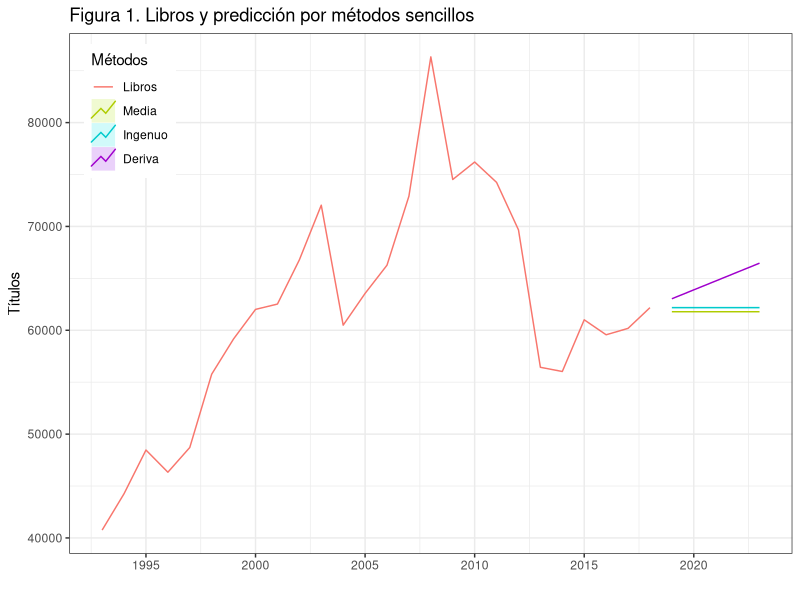
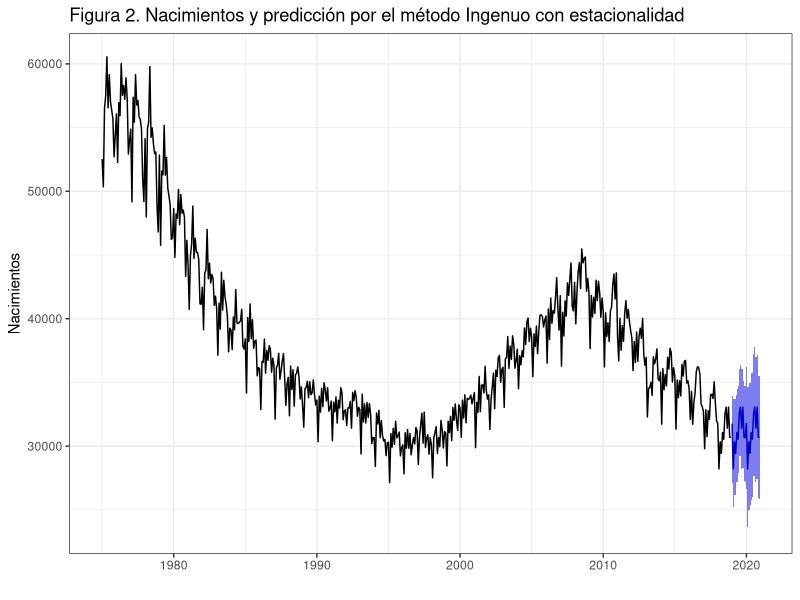
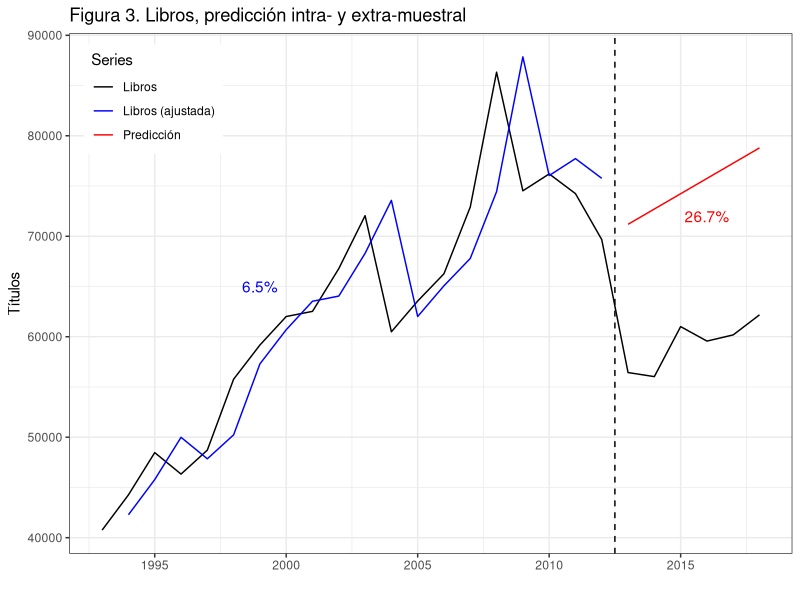
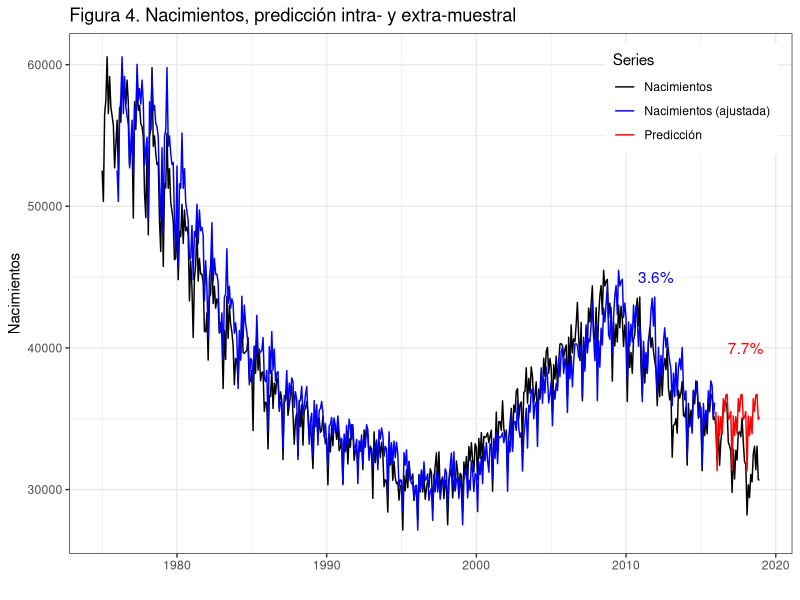
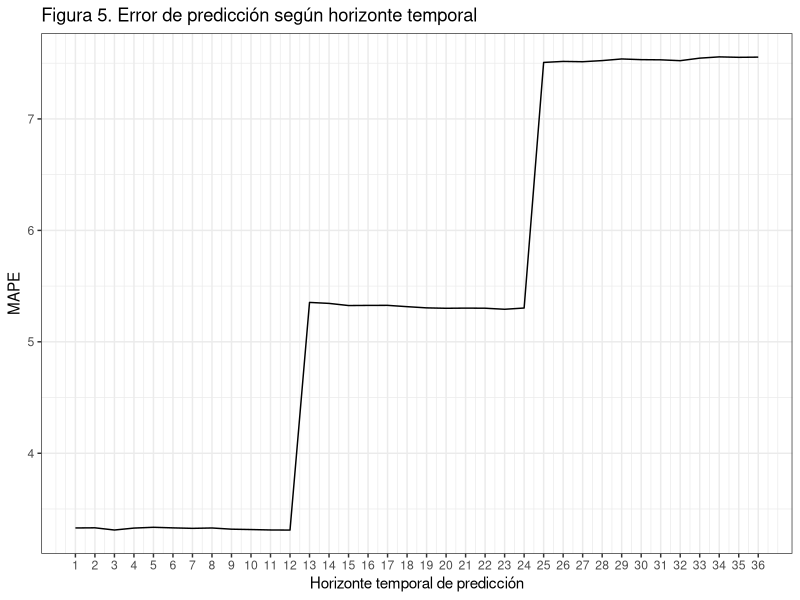

R code for these plots, in order:
## ---- chunk 1
knitr::opts_chunk$set(warning = FALSE, 
                      message = FALSE, 
                      comment = "",
                      fig.align = "center", 
                      fig.show = "hold",
                      fig.height = 4,
                      fig.width = 8,
                      out.width = "80%") 
## ---- chunk 2
options(scipen = 999) #- para quitar la notacion cientifica
## ---- chunk 3
library("RColorBrewer")
library(forecast)
library(ggplot2); theme_set(theme_bw())
library(gridExtra)
library(grid)
## ---- chunk 4
libros <- read.csv2("./series/libros.csv", header = TRUE)
libros <- ts(libros[ ,2], start = 1993, frequency  = 1)
## ---- chunk 5
mediaLibros <- meanf(libros, h = 5)
naiveLibros <- naive(libros, h = 5)
derivaLibros <- rwf(libros,  h = 5, drift = TRUE)
 
autoplot(libros, series = "Libros",
                xlab = "",
                ylab = "Títulos",
                main = "Figura 1. Libros y predicción por métodos sencillos") +
  autolayer(mediaLibros, series="Media", PI = FALSE) +
  autolayer(naiveLibros, series="Ingenuo", PI = FALSE) +
  autolayer(derivaLibros, series="Deriva", PI = FALSE) +
  scale_colour_discrete(limits=c("Libros", "Media", "Ingenuo", "Deriva")) +
  guides(colour = guide_legend(title = "Métodos")) + 
  theme(legend.position=c(0.02,0.98), legend.justification=c(0,1))
## ---- chunk 6
tmp <- rbind(
  accuracy(mediaLibros),
  accuracy(naiveLibros),
  accuracy(derivaLibros)
)
tmp <- round(tmp,2)
rownames(tmp) <- c("Media","Ingenuo I","Deriva")
tmp
## ---- chunk 7
nacimientos <- read.csv2("./series/nacimientos.csv", header = TRUE)
nacimientos <- ts(nacimientos[, 2],
                  start = c(1975, 1),
                  frequency = 12)

snaive.nacimientos <- snaive(nacimientos, h = 24, level = 95)
accuracy(snaive.nacimientos)

autoplot(snaive.nacimientos,
         xlab = "",
         ylab = "Nacimientos",
         main = "Figura 2. Nacimientos y predicción por el método Ingenuo con estacionalidad")
## ---- chunk 8
# Definimos las observaciones intra- y extra-muestrales
librosIntra <- subset(libros, end = length(libros) - 6)
librosExtra <- subset(libros, start = length(libros) - 5)

# Estimamos el modelo con todos los datos menos los 6 ultimos y
# predecimos los 7 años que hemos quitado de la serie 
librosExtraPre <- rwf(librosIntra,  h = 6, drift = TRUE)

# Vemos la calidad del ajuste. Primero la predicción y luego los datos reales
round(accuracy(librosExtraPre, librosExtra), 2)

error.muestral.1 <- round(accuracy(librosExtraPre, librosExtra)[1,5], 1)
error.extramuestral.n <- round(accuracy(librosExtraPre, librosExtra)[2,5],1)
## ---- chunk 9
autoplot(libros, series = "Libros",
         main="Figura 3. Libros, predicción intra- y extra-muestral",
         xlab="", 
         ylab="Títulos"
         ) +
  autolayer(fitted(librosExtraPre), series = "Libros (ajustada)") + 
  autolayer(librosExtraPre$mean, series = "Predicción") + 
  geom_vline(xintercept = 2012.5, lty = 2, col = "black") +
  scale_colour_manual(values=c("Libros"="black",
                               "Libros (ajustada)"="blue", 
                               "Predicción" = "red")) +
  guides(colour = guide_legend(title = "Series")) +
  annotate("text", x=1999, y=65000, label="6.5%", colour = "blue") +
  annotate("text", x=2016, y=72000, label="26.7%", colour = "red") +
  theme(legend.position=c(0.02,0.98), legend.justification=c(0,1)) 
## ---- chunk 10
nacimientosIntra <- subset(nacimientos, end = length(nacimientos) - 36)
nacimientosExtra <- subset(nacimientos, start = length(nacimientos) - 35)

nacimientosExtraPre <- snaive(nacimientosIntra, h = 36)

round(accuracy(nacimientosExtraPre, nacimientosExtra), 2)
## ---- chunk 11
autoplot(nacimientos, series = "Nacimientos",
         main="Figura 4. Nacimientos, predicción intra- y extra-muestral",
         xlab="", 
         ylab="Nacimientos"
         ) +
  autolayer(fitted(nacimientosExtraPre), series = "Nacimientos (ajustada)") + 
  autolayer(nacimientosExtraPre$mean, series = "Predicción") + 
  scale_colour_manual(values=c("Nacimientos"="black",
                               "Nacimientos (ajustada)"="blue", 
                               "Predicción" = "red")) +
  guides(colour = guide_legend(title = "Series")) +
  annotate("text", x=2012, y=45000, label="3.6%", colour = "blue") +
  annotate("text", x=2018, y=40000, label="7.7%", colour = "red") + 
  theme(legend.position=c(0.98,0.98), legend.justification=c(1,1)) 
## ---- chunk 12
k <- 120                  #Minimo numero de datos para estimar
h <- 36                   #Horizonte de las prediciciones
TT <- length(nacimientos) #Longitud serie
s <- TT - k - h           #Total de estimaciones

mapeSnaive <- matrix(NA, s + 1, h)
for (i in 0:s) {
  train.set <- subset(nacimientos, start = i + 1, end = i + k)
  test.set <-  subset(nacimientos, start = i + k + 1, end = i + k + h)
  
  fcast <- snaive(train.set, h = h)
  mapeSnaive[i + 1,] <- 100*abs(test.set - fcast$mean)/test.set
}

mapeSnaive <- colMeans(mapeSnaive)

ggplot() +
  geom_line(aes(x = 1:h, y = mapeSnaive)) +
  ggtitle("Figura 5. Error de predicción según horizonte temporal") +
  xlab("Horizonte temporal de predicción") +
  ylab("MAPE") +
  scale_x_continuous(breaks= 1:h)
